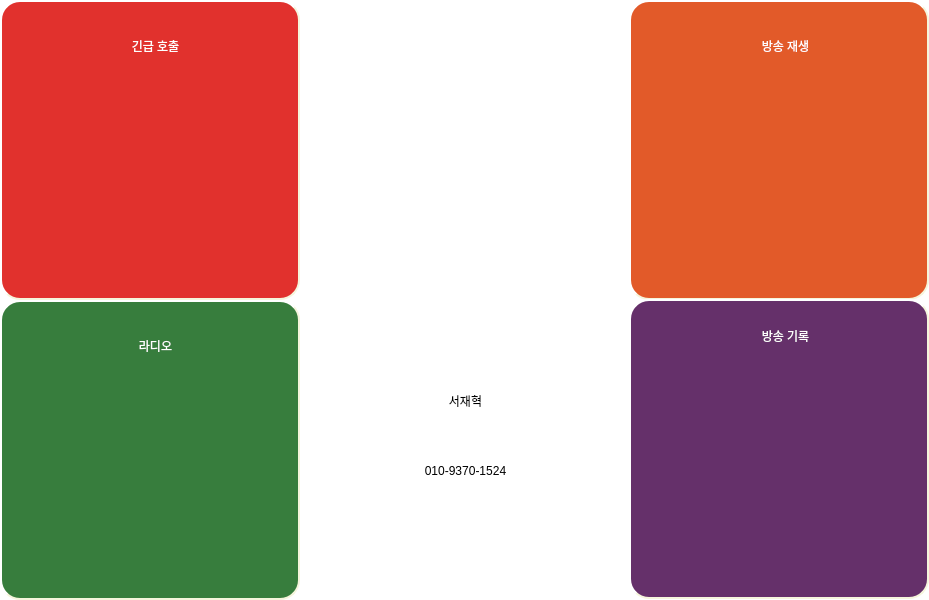
<?xml version="1.0" encoding="UTF-8"?>
<ui version="4.0">
 <class>MainWindow</class>
 <widget class="QMainWindow" name="MainWindow">
  <property name="geometry">
   <rect>
    <x>0</x>
    <y>0</y>
    <width>929</width>
    <height>600</height>
   </rect>
  </property>
  <property name="mouseTracking">
   <bool>false</bool>
  </property>
  <property name="windowTitle">
   <string>MainWindow</string>
  </property>
  <property name="styleSheet">
   <string notr="true">background-color: rgb(255, 255, 255);</string>
  </property>
  <widget class="QWidget" name="centralwidget">
   <widget class="QPushButton" name="pushButton">
    <property name="geometry">
     <rect>
      <x>629</x>
      <y>0</y>
      <width>300</width>
      <height>300</height>
     </rect>
    </property>
    <property name="styleSheet">
     <string notr="true">QPushButton {
	background-color: rgb(226, 90, 41);
	selection-background-color: rgb(255, 131, 131);
    border-style: outset;
    border-width: 2px;
    border-radius: 20px;
    border-color: beige;
    font: bold 20px;
    min-width: 10em;
    padding: 5px;
}</string>
    </property>
    <property name="text">
     <string/>
    </property>
    <property name="icon">
     <iconset resource="../Desktop/서재혁/세종대/4-3/resources.qrc">
      <normaloff>:/newPrefix/play.png</normaloff>:/newPrefix/play.png</iconset>
    </property>
    <property name="iconSize">
     <size>
      <width>170</width>
      <height>170</height>
     </size>
    </property>
   </widget>
   <widget class="QPushButton" name="pushButton_2">
    <property name="geometry">
     <rect>
      <x>629</x>
      <y>299</y>
      <width>300</width>
      <height>300</height>
     </rect>
    </property>
    <property name="styleSheet">
     <string notr="true">QPushButton {
	background-color: rgb(101, 48, 106);
	selection-background-color: rgb(255, 131, 131);
    border-style: outset;
    border-width: 2px;
    border-radius: 20px;
    border-color: beige;
    font: bold 14px;
    min-width: 10em;
    padding: 5px;
}</string>
    </property>
    <property name="text">
     <string/>
    </property>
    <property name="icon">
     <iconset resource="../Desktop/서재혁/세종대/4-3/resources.qrc">
      <normaloff>:/newPrefix/1178453.png</normaloff>:/newPrefix/1178453.png</iconset>
    </property>
    <property name="iconSize">
     <size>
      <width>170</width>
      <height>170</height>
     </size>
    </property>
   </widget>
   <widget class="QPushButton" name="pushButton_3">
    <property name="geometry">
     <rect>
      <x>0</x>
      <y>0</y>
      <width>300</width>
      <height>300</height>
     </rect>
    </property>
    <property name="styleSheet">
     <string notr="true">QPushButton {
	background-color: rgb(225, 49, 45);
	selection-background-color: rgb(255, 131, 131);
    border-style: outset;
    border-width: 2px;
    border-radius: 20px;
    border-color: beige;
    font: bold 20px;
	image:url(:/newPrefix/call.png);
	padding: 70px
}</string>
    </property>
    <property name="text">
     <string/>
    </property>
   </widget>
   <widget class="QPushButton" name="pushButton_4">
    <property name="geometry">
     <rect>
      <x>0</x>
      <y>300</y>
      <width>300</width>
      <height>300</height>
     </rect>
    </property>
    <property name="styleSheet">
     <string notr="true">QPushButton {
	background-color: rgb(55, 125, 61);
	selection-background-color: rgb(255, 131, 131);
    border-style: outset;
    border-width: 2px;
    border-radius: 20px;
    border-color: beige;
    font: bold 20px;
	image: url(:/newPrefix/radio.png) 0 0 0 0 stretch stretch;
    min-width: 10em;
    padding: 40px;
}</string>
    </property>
    <property name="text">
     <string/>
    </property>
   </widget>
   <widget class="QLabel" name="label">
    <property name="geometry">
     <rect>
      <x>90</x>
      <y>30</y>
      <width>131</width>
      <height>31</height>
     </rect>
    </property>
    <property name="styleSheet">
     <string notr="true">background:transparent;
font: 20pt &quot;휴먼둥근헤드라인&quot;;
color: white;</string>
    </property>
    <property name="text">
     <string>긴급 호출</string>
    </property>
    <property name="alignment">
     <set>Qt::AlignCenter</set>
    </property>
    <property name="wordWrap">
     <bool>true</bool>
    </property>
   </widget>
   <widget class="QLabel" name="label_2">
    <property name="geometry">
     <rect>
      <x>90</x>
      <y>330</y>
      <width>131</width>
      <height>31</height>
     </rect>
    </property>
    <property name="styleSheet">
     <string notr="true">background:transparent;
font: 20pt &quot;휴먼둥근헤드라인&quot;;
color: white;</string>
    </property>
    <property name="text">
     <string>라디오</string>
    </property>
    <property name="alignment">
     <set>Qt::AlignCenter</set>
    </property>
    <property name="wordWrap">
     <bool>true</bool>
    </property>
   </widget>
   <widget class="QLabel" name="label_3">
    <property name="geometry">
     <rect>
      <x>720</x>
      <y>30</y>
      <width>131</width>
      <height>31</height>
     </rect>
    </property>
    <property name="styleSheet">
     <string notr="true">background:transparent;
font: 20pt &quot;휴먼둥근헤드라인&quot;;
color: white;</string>
    </property>
    <property name="text">
     <string>방송 재생</string>
    </property>
    <property name="alignment">
     <set>Qt::AlignCenter</set>
    </property>
    <property name="wordWrap">
     <bool>true</bool>
    </property>
   </widget>
   <widget class="QLabel" name="label_4">
    <property name="geometry">
     <rect>
      <x>720</x>
      <y>320</y>
      <width>131</width>
      <height>31</height>
     </rect>
    </property>
    <property name="styleSheet">
     <string notr="true">background:transparent;
font: 20pt &quot;휴먼둥근헤드라인&quot;;
color: white;</string>
    </property>
    <property name="text">
     <string>방송 기록</string>
    </property>
    <property name="alignment">
     <set>Qt::AlignCenter</set>
    </property>
    <property name="wordWrap">
     <bool>true</bool>
    </property>
   </widget>
   <widget class="QLabel" name="label_5">
    <property name="geometry">
     <rect>
      <x>305</x>
      <y>60</y>
      <width>321</width>
      <height>301</height>
     </rect>
    </property>
    <property name="styleSheet">
     <string notr="true">image: url(:/newPrefix/png-transparent-computer-icons-overseas-development-institute-desktop-wallpaper-share-icon-avatar-removebg-preview.png);</string>
    </property>
    <property name="text">
     <string/>
    </property>
   </widget>
   <widget class="QLabel" name="label_6">
    <property name="geometry">
     <rect>
      <x>300</x>
      <y>370</y>
      <width>331</width>
      <height>61</height>
     </rect>
    </property>
    <property name="styleSheet">
     <string notr="true">font: 16pt &quot;HY헤드라인M&quot;;</string>
    </property>
    <property name="text">
     <string>서재혁</string>
    </property>
    <property name="alignment">
     <set>Qt::AlignCenter</set>
    </property>
   </widget>
   <widget class="QLabel" name="label_7">
    <property name="geometry">
     <rect>
      <x>300</x>
      <y>440</y>
      <width>331</width>
      <height>61</height>
     </rect>
    </property>
    <property name="styleSheet">
     <string notr="true">font: 16pt &quot;HY헤드라인M&quot;;</string>
    </property>
    <property name="text">
     <string>010-9370-1524</string>
    </property>
    <property name="alignment">
     <set>Qt::AlignCenter</set>
    </property>
   </widget>
  </widget>
  <action name="actionaasdf">
   <property name="text">
    <string>aasdf</string>
   </property>
  </action>
 </widget>
 <resources>
  <include location="../Desktop/서재혁/세종대/4-3/resources.qrc"/>
 </resources>
 <connections/>
</ui>
